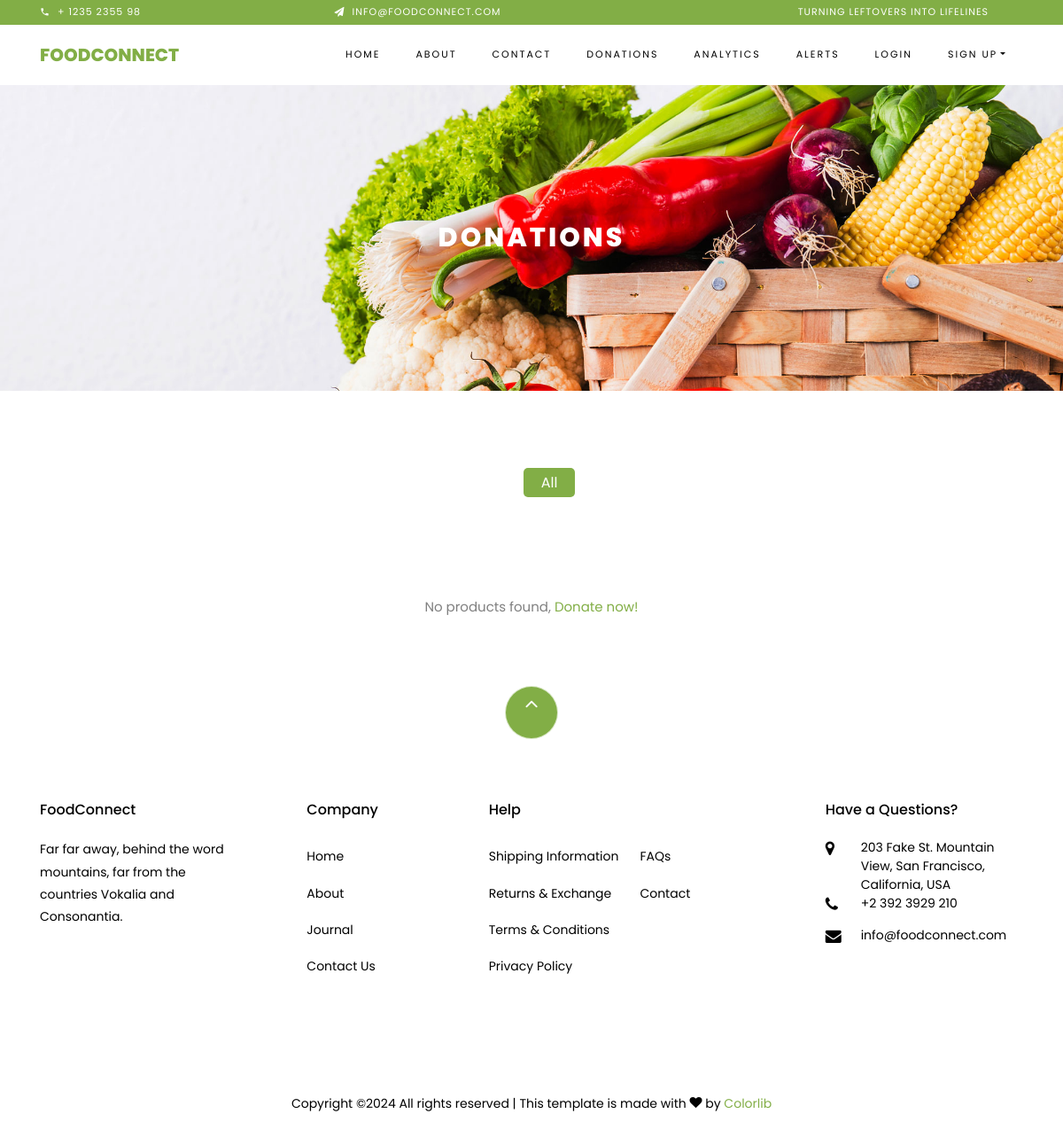
Page /donations/ on the earlier database version.
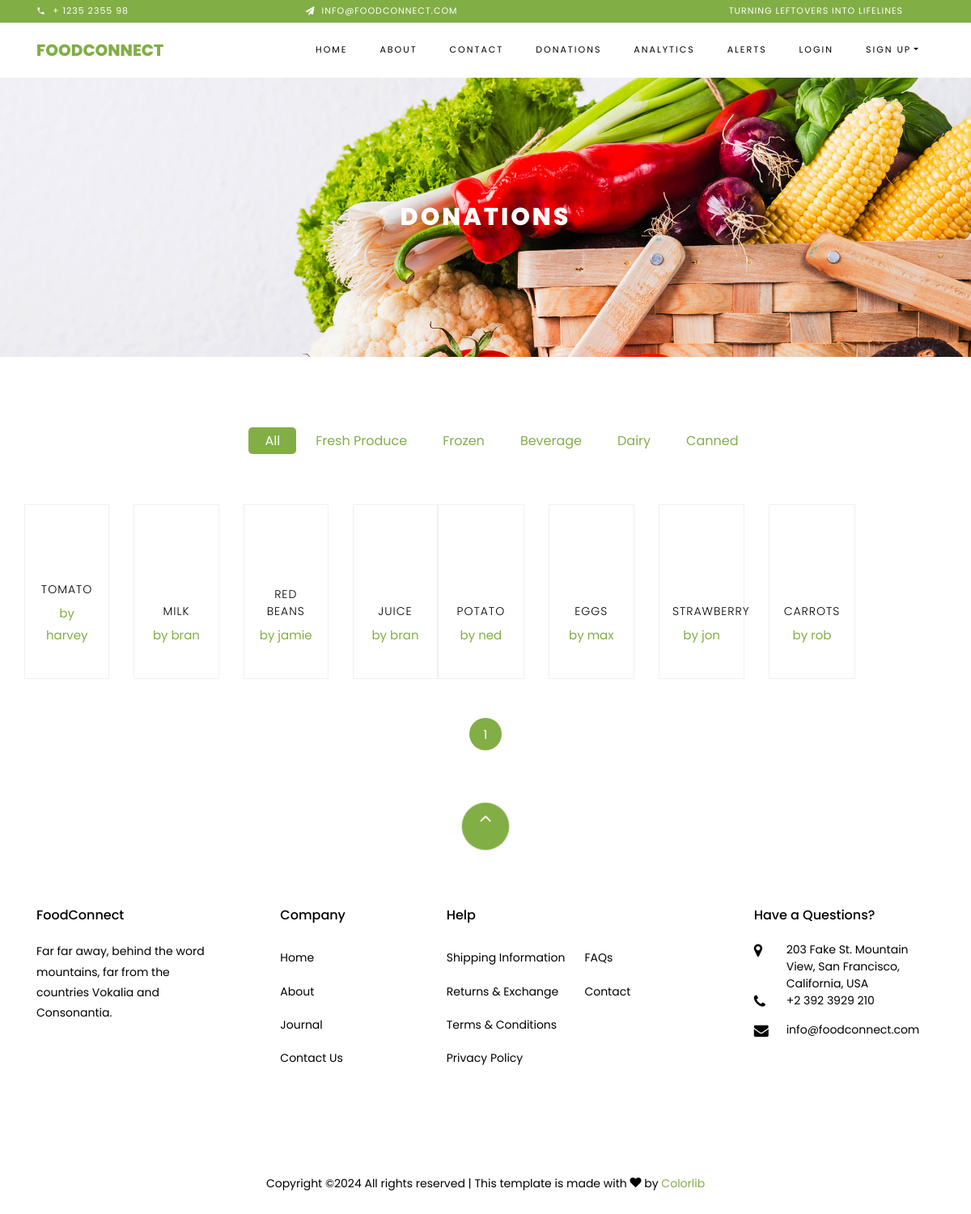
Same page on the later database version.
### donations/models.py (models this page shows, shortened)
class Category(models.Model):
    name = models.CharField(max_length=100, unique=True)

class Product(models.Model):
    UNIT_CHOICES = [
        ('g', 'Grams'),
        ('kg', 'Kilograms'),
        ('liters', 'Liters'),
        ('ml', 'Milliliters'),
    ]
    name = models.CharField(max_length=100)
    donated_by = models.ForeignKey(User, on_delete=models.SET_NULL, null=True)
    description = models.TextField(null=True, blank=True)
    category = models.ForeignKey(Category, on_delete=models.CASCADE, related_name='products')
    quantity = models.PositiveIntegerField()
    weight = models.PositiveIntegerField()
    unit = models.CharField(max_length=10, choices=UNIT_CHOICES)
    rating = models.PositiveIntegerField(default=0)
    amount_donated = models.PositiveIntegerField(default=0)
    expiry_date = models.DateField(blank=True, null=True)
    image=models.URLField(max_length=300, default='https://img.freepik.com/premium-vector/hand-drawn-food-bank-illustration_23-2149323575.jpg?w=1060')

### donations/views.py (the view)
# urls.py: path('', views.donations_view, name='donations' ),
def donations_view(request):
    categories = Category.objects.all()
    category_id = request.GET.get('category_id')
    if category_id:
        products = Product.objects.filter(category_id=category_id)
    else:
        products = Product.objects.all()
    paginator = Paginator(products, 8)
    page_number = request.GET.get('page', 1)
    page_obj = paginator.get_page(page_number)
    return render(request, '../templates/donations/donations.html', {'products':page_obj, 'categories': categories, 'page_obj': page_obj,'current_category': int(category_id) if category_id else None,})

### templates/donations/donations.html (shortened to what this page needs)
{% extends 'webpages/base.html' %}
{% load static %}
{% block content %}
    <div class="hero-wrap hero-bread" style="background-image: url('{% static "images/bg_1.jpg" %}');">
        <div class="container">
            <div class="row no-gutters slider-text align-items-center justify-content-center">
                <div class="col-md-9 ftco-animate text-center">
                    <h1 class="mb-0 bread">Donations</h1>
                </div>
            </div>
        </div>
    </div>
    <section class="ftco-section">
        <div class="container">
            <div class="row justify-content-center">
                <div class="col-md-10 mb-5 text-center">
                    <ul class="product-category">
                        <li>
                            <a href="{% url 'donations' %}" class="{% if not current_category %}active{% endif %}">All</a>
                        </li>
                        {% for category in categories %}
                            <li>
                                <a href="{% url 'donations' %}?category_id={{ category.id }}"
                                   class="{% if current_category == category.id %}active{% endif %}">
                                    {{ category.name }}
                                </a>
                            </li>
                        {% endfor %}
                    </ul>
                </div>
            </div>
            {% if products %}
                <div class="row">
                    {% for product in products %}
                        {% if forloop.counter0|divisibleby:4 %}
                        <div class="row">
                        {% endif %}
                        <div class="col-md-6 col-lg-3 ftco-animate">
                            <div class="product py-3 pb-4 px-3 d-flex flex-column align-items-center justify-content-between" style="height: 100%;">
                                <a href="#" class="img-prod">
                                </a>
                                <div class="text text-center">
                                    <h3><a href="#">{{ product.name }}</a></h3>
                                    <p><a href="#">by {{ product.donated_by }}</a></p>
                                </div>
                            </div>
                        </div>
                        {% if forloop.counter|divisibleby:4 or forloop.last %}
                        </div>
                        {% endif %}
                    {% endfor %}
                </div>
                <div class="row mt-5">
                    <div class="col text-center">
                        <div class="block-27">
                            <ul>
                                {% for num in page_obj.paginator.page_range %}
                                    {% if page_obj.number == num %}
                                        <li class="active"><span>{{ num }}</span></li>
                                    {% else %}
                                        <li><a href="?page={{ num }}">{{ num }}</a></li>
                                    {% endif %}
                                {% endfor %}
                            </ul>
                        </div>
                    </div>
                </div>
            {% else %}
                <div class="row mt-5">
                    <div class="col text-center">
                        <p>No products found, <a href="{% url 'donate' %}">Donate now!</a></p>
                    </div>
                </div>
            {% endif %}
        </div>
    </section>
{% endblock %}

### templates/webpages/base.html (shortened to what this page needs)
{% load static %}
<!DOCTYPE html>
<html lang="en">
  <head>
    <link rel="stylesheet" href="{% static 'css/open-iconic-bootstrap.min.css' %}">
    <link rel="stylesheet" href="{% static 'css/animate.css' %}">
    <link rel="stylesheet" href="{% static 'css/owl.carousel.min.css' %}">
    <link rel="stylesheet" href="{% static 'css/owl.theme.default.min.css' %}">
    <link rel="stylesheet" href="{% static 'css/magnific-popup.css' %}">
    <link rel="stylesheet" href="{% static 'css/aos.css' %}">
    <link rel="stylesheet" href="{% static 'css/ionicons.min.css' %}">
    <link rel="stylesheet" href="{% static 'css/bootstrap-datepicker.css' %}">
    <link rel="stylesheet" href="{% static 'css/jquery.timepicker.css' %}">
    <link rel="stylesheet" href="{% static 'css/flaticon.css' %}">
    <link rel="stylesheet" href="{% static 'css/icomoon.css' %}">
    <link rel="stylesheet" href="{% static 'css/style.css' %}">
  </head>
  <body class="goto-here">
		<div class="py-1 bg-primary">
    	<div class="container">
    		<div class="row no-gutters d-flex align-items-start align-items-center px-md-0">
	    		<div class="col-lg-12 d-block">
		    		<div class="row d-flex">
		    			<div class="col-md pr-4 d-flex topper align-items-center">
					    	<div class="icon mr-2 d-flex justify-content-center align-items-center"><span class="icon-phone2"></span></div>
						    <span class="text">+ 1235 2355 98</span>
					    </div>
					    <div class="col-md pr-4 d-flex topper align-items-center">
					    	<div class="icon mr-2 d-flex justify-content-center align-items-center"><span class="icon-paper-plane"></span></div>
						    <span class="text">info@foodconnect.com</span>
					    </div>
					    <div class="col-md-5 pr-4 d-flex topper align-items-center text-lg-right">
						    <span class="text">Turning Leftovers into Lifelines</span>
					    </div>
				    </div>
			    </div>
		    </div>
		  </div>
    </div>
    {%  include 'webpages/navbar.html' %}
        {% block content %}
        {% endblock %}
    <footer class="ftco-footer ftco-section">
      <div class="container">
      	<div class="row">
      		<div class="mouse">
                <a href="#" class="mouse-icon">
                    <div class="mouse-wheel"><span class="ion-ios-arrow-up"></span></div>
                </a>
            </div>
      	</div>
        <div class="row mb-5">
          <div class="col-md">
            <div class="ftco-footer-widget mb-4">
              <h2 class="ftco-heading-2">FoodConnect</h2>
              <p>Far far away, behind the word mountains, far from the countries Vokalia and Consonantia.</p>
              <ul class="ftco-footer-social list-unstyled float-md-left float-lft mt-5">
              </ul>
            </div>
          </div>
          <div class="col-md">
            <div class="ftco-footer-widget mb-4 ml-md-5">
              <h2 class="ftco-heading-2">Company</h2>
              <ul class="list-unstyled">
                <li><a href="{% url 'landing' %}" class="py-2 d-block">Home</a></li>
                <li><a href="{% url 'about' %}" class="py-2 d-block">About</a></li>
                <li><a href="#" class="py-2 d-block">Journal</a></li>
                <li><a href="#" class="py-2 d-block">Contact Us</a></li>
              </ul>
            </div>
          </div>
          <div class="col-md-4">
             <div class="ftco-footer-widget mb-4">
              <h2 class="ftco-heading-2">Help</h2>
              <div class="d-flex">
	              <ul class="list-unstyled mr-l-5 pr-l-3 mr-4">
	                <li><a href="#" class="py-2 d-block">Shipping Information</a></li>
	                <li><a href="#" class="py-2 d-block">Returns &amp; Exchange</a></li>
	                <li><a href="#" class="py-2 d-block">Terms &amp; Conditions</a></li>
	                <li><a href="#" class="py-2 d-block">Privacy Policy</a></li>
	              </ul>
	              <ul class="list-unstyled">
	                <li><a href="#" class="py-2 d-block">FAQs</a></li>
	                <li><a href="#" class="py-2 d-block">Contact</a></li>
	              </ul>
	            </div>
            </div>
          </div>
          <div class="col-md">
            <div class="ftco-footer-widget mb-4">
            	<h2 class="ftco-heading-2">Have a Questions?</h2>
            	<div class="block-23 mb-3">
	              <ul>
	                <li><span class="icon icon-map-marker"></span><span class="text">203 Fake St. Mountain View, San Francisco, California, USA</span></li>
	                <li><a href="#"><span class="icon icon-phone"></span><span class="text">+2 392 3929 210</span></a></li>
	                <li><a href="#"><span class="icon icon-envelope"></span><span class="text">info@foodconnect.com</span></a></li>
	              </ul>
	            </div>
            </div>
          </div>
        </div>
        <div class="row">
          <div class="col-md-12 text-center">
            <p>
						  Copyright &copy;<script>document.write(new Date().getFullYear());</script> All rights reserved | This template is made with <i class="icon-heart color-danger" aria-hidden="true"></i> by <a href="https://colorlib.com" target="_blank">Colorlib</a>
						</p>
          </div>
        </div>
      </div>
    </footer>
  </body>
</html>

### templates/webpages/navbar.html (shortened to what this page needs)
<nav class="navbar navbar-expand-lg navbar-dark ftco_navbar bg-dark ftco-navbar-light" id="ftco-navbar">
    <div class="container">
        <a class="navbar-brand" href="{% url 'landing' %}">FoodConnect</a>
        <div class="collapse navbar-collapse" id="ftco-nav">
            <ul class="navbar-nav ml-auto">
                <li class="nav-item active"><a href="{% url 'landing' %}" class="nav-link">Home</a></li>
                <li class="nav-item"><a class="nav-link" href="{% url 'about' %}">About</a></li>
                <li class="nav-item"><a class="nav-link" href="{% url 'contact_us' %}">Contact</a></li>
                <li class="nav-item"><a class="nav-link" href="{% url 'donations' %}">Donations</a></li>
                <li class="nav-item"><a class="nav-link" href="{% url 'analytics' %}">Analytics</a></li>
                <li class="nav-item"><a class="nav-link" href="{% url 'alert_list' %}">Alerts</a></li>
                {% if user.is_authenticated %}
                    <li class="nav-item"><a class="nav-link" href="{% url 'logout' %}">Logout</a></li>
                {% else %}
                    <li class="nav-item"><a class="nav-link" href="{% url 'login' %}">Login</a></li>
                    <li class="nav-item dropdown">
                        <a class="nav-link dropdown-toggle" href="#" id="dropdown04" data-toggle="dropdown" aria-haspopup="true" aria-expanded="false">Sign Up</a>
                    </li>
                {% endif %}
            </ul>
        </div>
    </div>
</nav>

### static/css/icomoon.css (style rules this page uses)
[class^="icon-"], [class*=" icon-"] { font-family: 'icomoon' !important; speak: none; font-style: normal; font-weight: normal; font-variant: normal; text-transform: none; line-height: 1; -webkit-font-smoothing: antialiased; -moz-osx-font-smoothing: grayscale; }
.icon-heart:before { content: "\f004"; }
.icon-map-marker:before { content: "\f041"; }
.icon-phone:before { content: "\f095"; }
.icon-envelope:before { content: "\f0e0"; }
.icon-paper-plane:before { content: "\f1d8"; }
.icon-phone2:before { content: "\e0cd"; }

Differences in the rows shown:
added Category: name "Fresh Produce"
added Category: name "Frozen"
added Category: name "Beverage"
added Category: name "Dairy"
added Category: name "Canned"
added Product: name "TOMATO", donated_by "harvey"
added Product: name "MILK", donated_by "bran"
added Product: name "RED BEANS", donated_by "jamie"
added Product: name "JUICE", donated_by "bran"
added Product: name "POTATO", donated_by "ned"
added Product: name "EGGS", donated_by "max"
added Product: name "STRAWBERRY", donated_by "jon"
added Product: name "CARROTS", donated_by "rob"
Other differences:
new list line: "1"
text no longer shown: "No products found, Donate now!"
